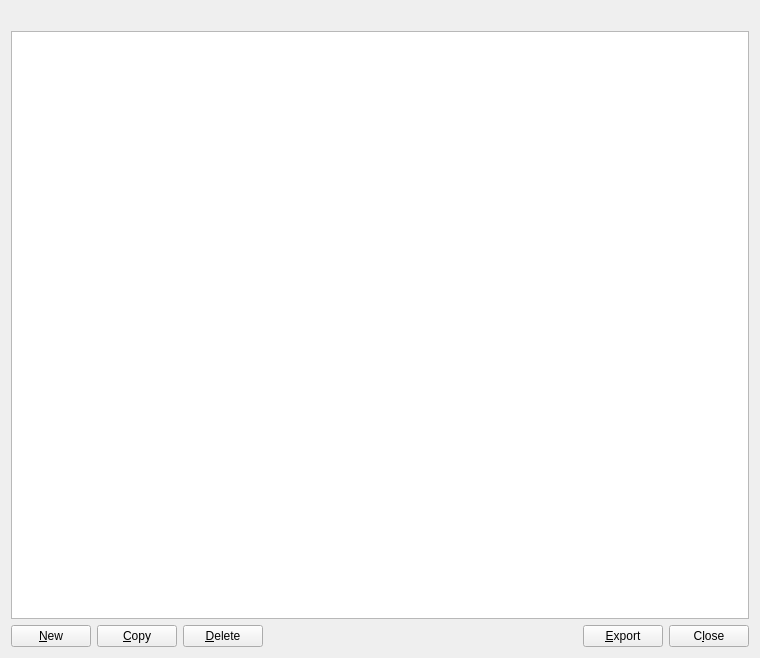
<?xml version="1.0" encoding="UTF-8"?>
<ui version="4.0">
 <class>AddressBookPage</class>
 <widget class="QWidget" name="AddressBookPage">
  <property name="geometry">
   <rect>
    <x>0</x>
    <y>0</y>
    <width>760</width>
    <height>658</height>
   </rect>
  </property>
  <layout class="QVBoxLayout" name="verticalLayout">
   <item>
    <widget class="QLabel" name="labelExplanation">
     <property name="textFormat">
      <enum>Qt::PlainText</enum>
     </property>
     <property name="wordWrap">
      <bool>true</bool>
     </property>
    </widget>
   </item>
   <item>
    <widget class="QTableView" name="tableView">
     <property name="contextMenuPolicy">
      <enum>Qt::CustomContextMenu</enum>
     </property>
     <property name="toolTip">
      <string>Right-click to edit address or label</string>
     </property>
     <property name="tabKeyNavigation">
      <bool>false</bool>
     </property>
     <property name="alternatingRowColors">
      <bool>true</bool>
     </property>
     <property name="selectionMode">
      <enum>QAbstractItemView::SingleSelection</enum>
     </property>
     <property name="selectionBehavior">
      <enum>QAbstractItemView::SelectRows</enum>
     </property>
     <property name="sortingEnabled">
      <bool>true</bool>
     </property>
     <attribute name="verticalHeaderVisible">
      <bool>false</bool>
     </attribute>
    </widget>
   </item>
   <item>
    <layout class="QHBoxLayout" name="horizontalLayout">
     <item>
      <widget class="QPushButton" name="newAddress">
       <property name="toolTip">
        <string>Create a new address</string>
       </property>
       <property name="text">
        <string>&amp;New</string>
       </property>
       <property name="autoDefault">
        <bool>false</bool>
       </property>
      </widget>
     </item>
     <item>
      <widget class="QPushButton" name="copyAddress">
       <property name="toolTip">
        <string>Copy the currently selected address to the system clipboard</string>
       </property>
       <property name="text">
        <string>&amp;Copy</string>
       </property>
       <property name="autoDefault">
        <bool>false</bool>
       </property>
      </widget>
     </item>
     <item>
      <widget class="QPushButton" name="deleteAddress">
       <property name="toolTip">
        <string>Delete the currently selected address from the list</string>
       </property>
       <property name="text">
        <string>&amp;Delete</string>
       </property>
       <property name="autoDefault">
        <bool>false</bool>
       </property>
      </widget>
     </item>
     <item>
      <spacer name="horizontalSpacer">
       <property name="orientation">
        <enum>Qt::Horizontal</enum>
       </property>
       <property name="sizeHint" stdset="0">
        <size>
         <width>40</width>
         <height>20</height>
        </size>
       </property>
      </spacer>
     </item>
     <item>
      <widget class="QPushButton" name="exportButton">
       <property name="toolTip">
        <string>Export the data in the current tab to a file</string>
       </property>
       <property name="text">
        <string>&amp;Export</string>
       </property>
       <property name="autoDefault">
        <bool>false</bool>
       </property>
      </widget>
     </item>
     <item>
      <widget class="QPushButton" name="closeButton">
       <property name="sizePolicy">
        <sizepolicy hsizetype="Minimum" vsizetype="Minimum">
         <horstretch>0</horstretch>
         <verstretch>0</verstretch>
        </sizepolicy>
       </property>
       <property name="text">
        <string>C&amp;lose</string>
       </property>
       <property name="autoDefault">
        <bool>false</bool>
       </property>
      </widget>
     </item>
    </layout>
   </item>
  </layout>
 </widget>
 <resources>
  <include location="../rizcoin.qrc"/>
 </resources>
 <connections/>
</ui>
